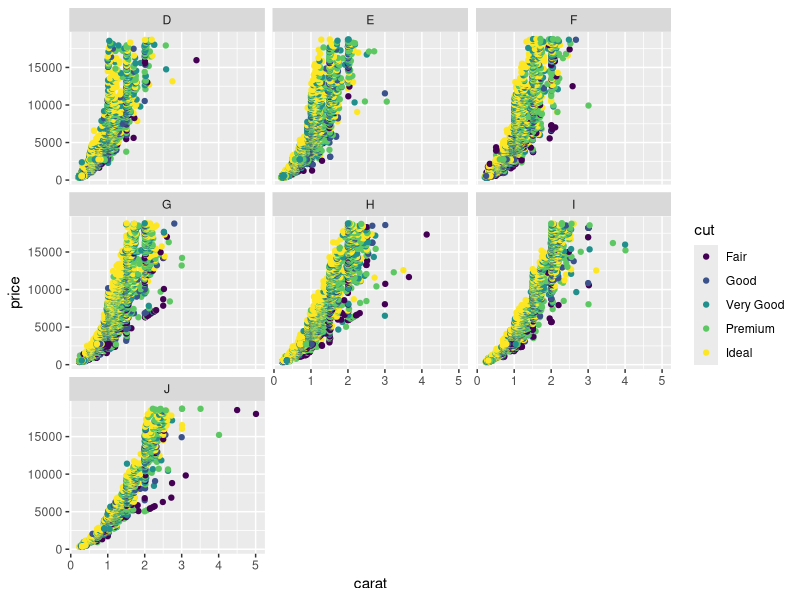
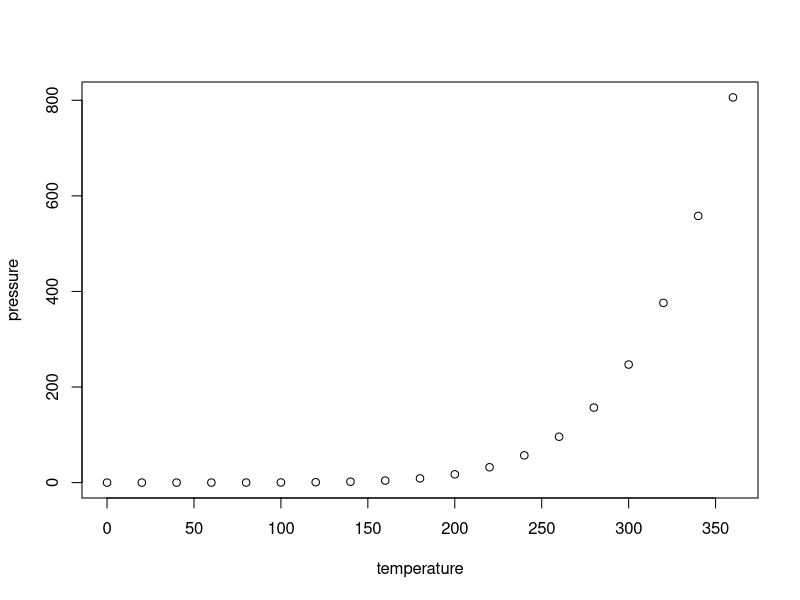

Source code (R) for these figures, in order:
## ---- chunk 1
knitr::opts_chunk$set(
  echo = FALSE, warning = FALSE, message = FALSE
  )
## ---- chunk 2

library(tidyverse)

diamonds %>%
  ggplot() +
  geom_point(
    aes(
      x = carat,
      y = price,
      color = cut
    )
  ) +
  facet_wrap(~ color)


## ---- chunk 3
plot(pressure)
